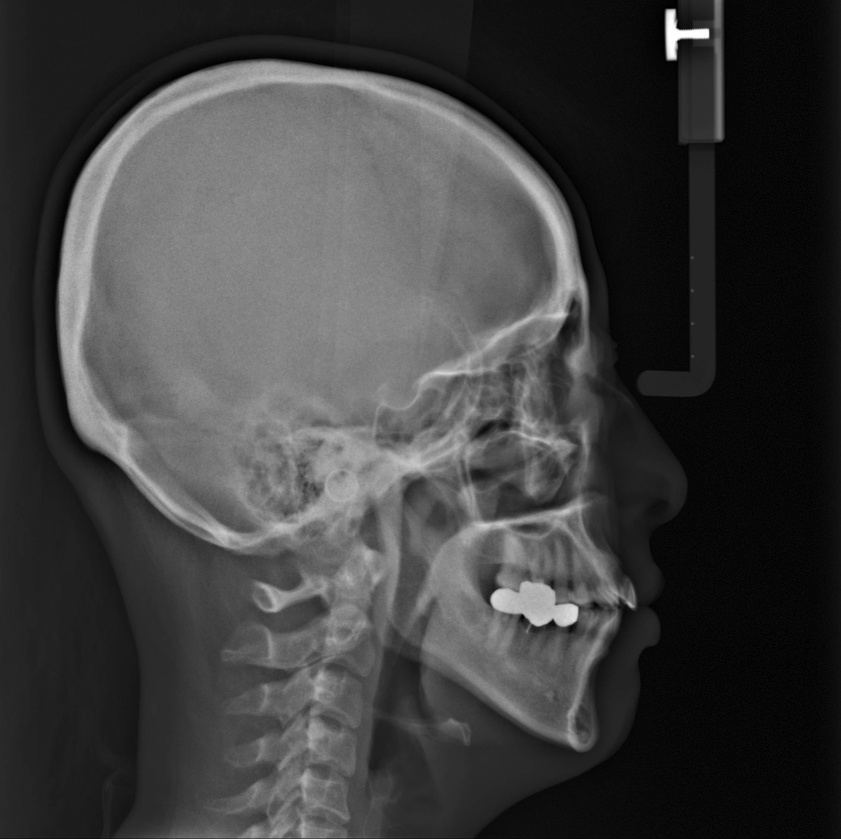
#> input picture 2021_Medical_VR/2_ImageProcessing/x-ray.jpg, 841 x 839 px, shrunk from 2020 x 2013 before the run
$ python 9_threshold.py
#> lines starting #> are read from the running program, lines starting #| are printed output that depends on the picture; after the words box and inside, x2 and y2 are one past the last pixel; in counts of white or black regions, pixels touching at a corner belong together
import matplotlib.pyplot as plt
from skimage import data
from skimage.io import imread, imshow
from skimage.filters import threshold_otsu

image = imread('x-ray.jpg', as_gray=True)
#> image is the input picture: shape (839, 841) float64; min 0, max 1, mean 0.249
thresh = threshold_otsu(image)
#> thresh = 0.283
binary = image > thresh
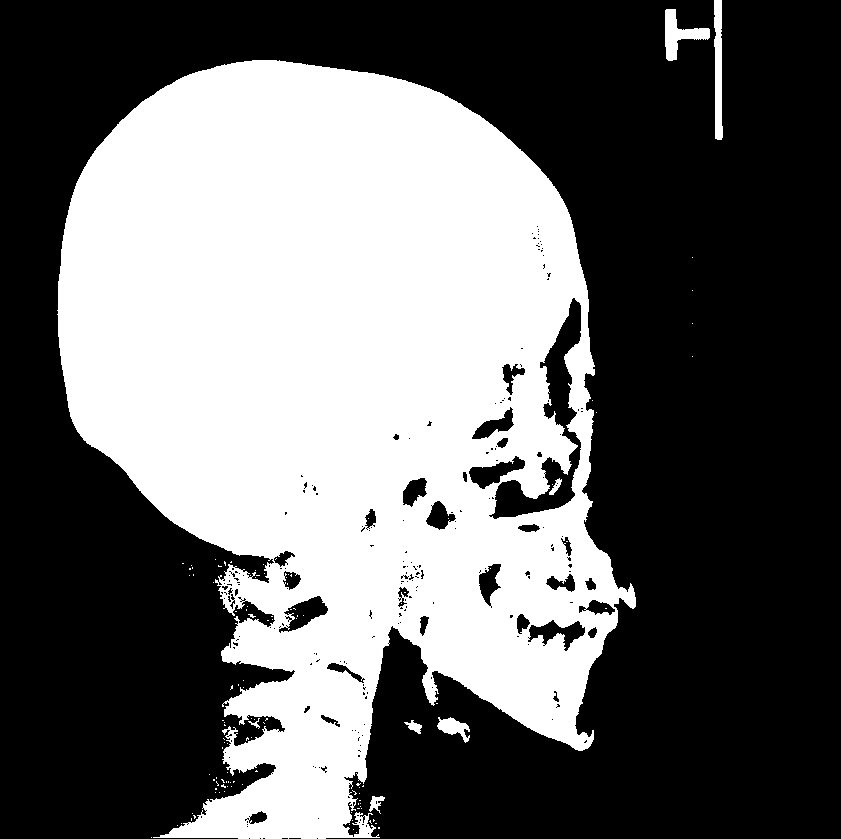
#> binary: shape (839, 841) bool; 40.5% white; 119 white regions (111 under 20 px), largest, box (x1, y1, x2, y2) and area: (57, 60, 636, 839) 282983, (714, 0, 723, 140) 1015, (665, 9, 710, 61) 953

fig, axes = plt.subplots(ncols=3, figsize=(8, 2.5))
ax = axes.ravel()
ax[0] = plt.subplot(1, 3, 1)
ax[1] = plt.subplot(1, 3, 2)
ax[2] = plt.subplot(1, 3, 3, sharex=ax[0], sharey=ax[0])

ax[0].imshow(image, cmap=plt.cm.gray)
ax[0].set_title('Original')
ax[0].axis('off')

ax[1].hist(image.ravel(), bins=256)
ax[1].set_title('Histogram')
ax[1].axvline(thresh, color='r')

ax[2].imshow(binary, cmap=plt.cm.gray)
ax[2].set_title('Thresholded')
ax[2].axis('off')

plt.show()
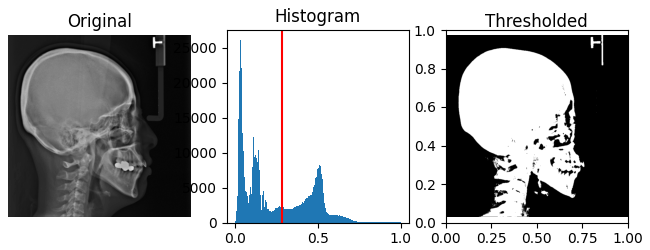
#> figure drawn by matplotlib, 3 panels; panel 2: tallest bar 26251 high, from x = 0.0273 to 0.0312

$ run again, with 2021_Medical_VR/2_ImageProcessing/dog.jpg copied over 2021_Medical_VR/2_ImageProcessing/x-ray.jpg
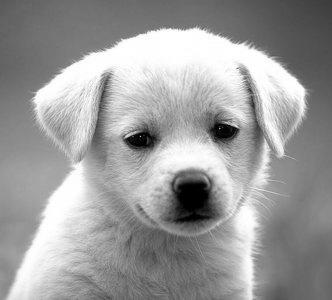
#> input picture 2021_Medical_VR/2_ImageProcessing/dog.jpg, 332 x 300 px
#> image is the input picture: shape (300, 332) float64; min 0, max 1, mean 0.611
#> thresh = 0.662
#> `binary = image > thresh`:
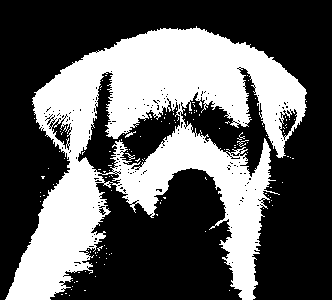
#> binary: shape (300, 332) bool; 36.7% white; 135 white regions (131 under 20 px), largest, box (x1, y1, x2, y2) and area: (5, 26, 307, 300) 36231, (237, 140, 249, 147) 25, (125, 131, 136, 138) 24, (125, 153, 135, 160) 22
#> `plt.show()`:
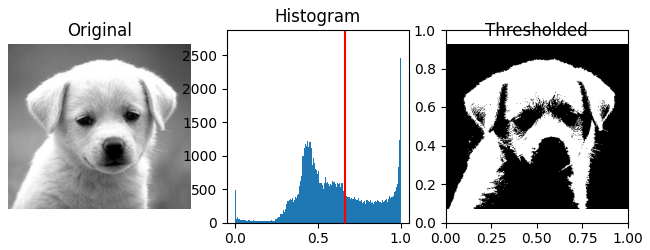
#> figure drawn by matplotlib, 3 panels; panel 2: tallest bar 2737 high, from x = 0.992 to 0.996

$ run again, with 2021_Medical_VR/2_ImageProcessing/dog2.jpg copied over 2021_Medical_VR/2_ImageProcessing/x-ray.jpg
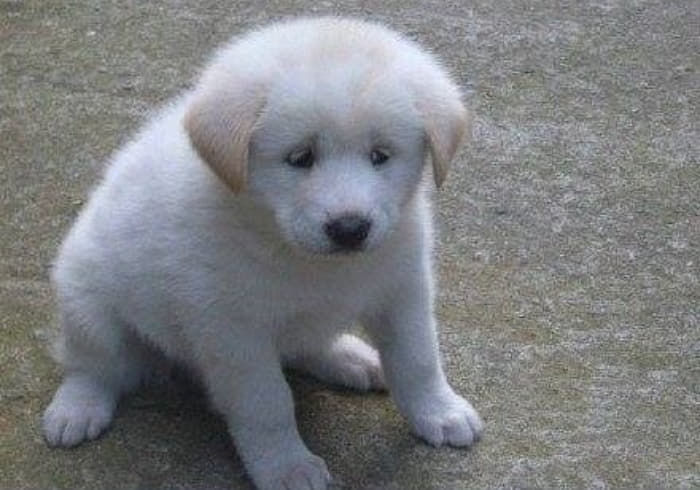
#> input picture 2021_Medical_VR/2_ImageProcessing/dog2.jpg, 700 x 490 px
#> thresh = 0.487
#> `binary = image > thresh`:
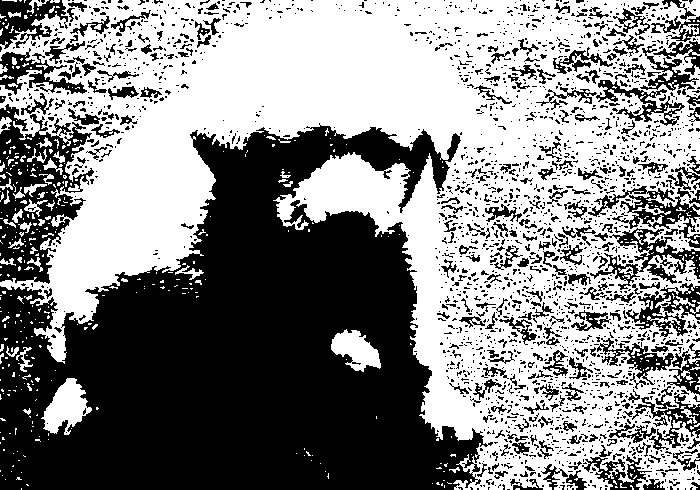
#> binary: shape (490, 700) bool; 53.1% white; 2250 black regions (1941 under 20 px), largest, box (x1, y1, x2, y2) and area: (0, 123, 493, 490) 109835, (0, 104, 94, 284) 8204, (588, 186, 700, 248) 1936
#> `plt.show()`:
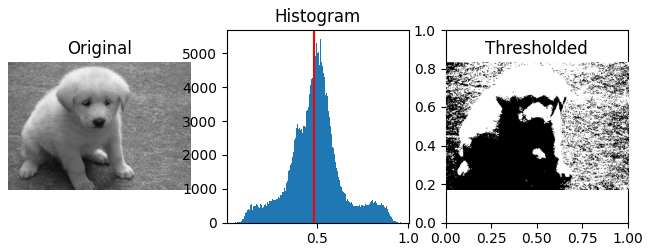
#> figure drawn by matplotlib, 3 panels; panel 2: tallest bar 5421 high, from x = 0.517 to 0.52
